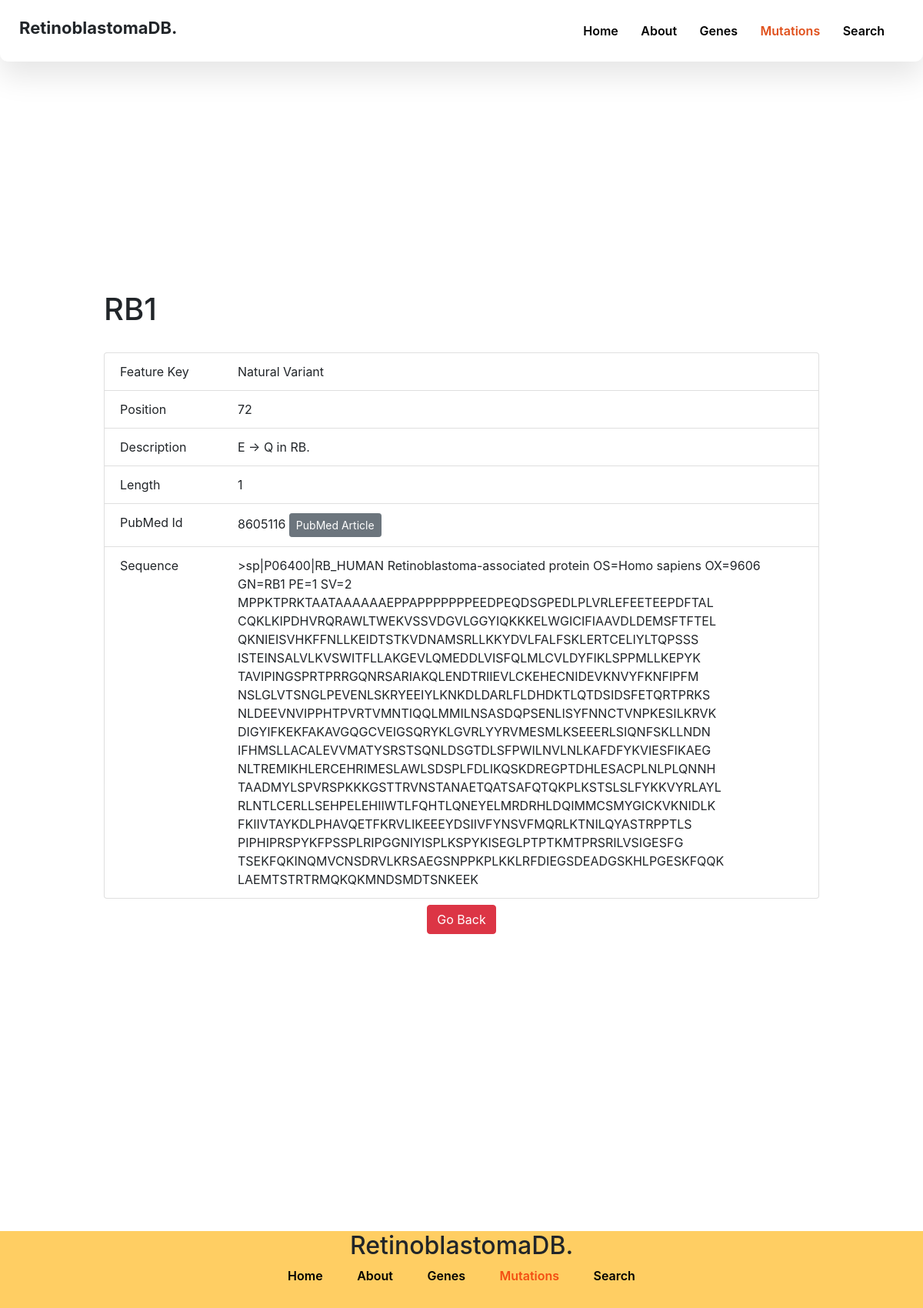
The app's page /sequence.php?id=1 with its own data.
### tables this page shows
CREATE TABLE `sequences` (
  `id` int(4) NOT NULL,
  `gene_name` varchar(25) NOT NULL,
  `feature_key` varchar(35) NOT NULL,
  `position` int(4) NOT NULL,
  `description` varchar(200) NOT NULL,
  `length` int(4) NOT NULL,
  `pubmed_id` int(11) NOT NULL,
  `sequence` mediumtext NOT NULL
);

### sequence.php (the view, shortened to what this page needs)
<?php
  require('./nav.inc.php');
  $id = $_GET['id'];
  $sql = "SELECT * FROM sequences WHERE id = {$id}";
  $result = mysqli_query($con, $sql);
  $data = mysqli_fetch_assoc($result);
  $geneName = $data['gene_name'];
  $featureKey = $data['feature_key'];
  $position = $data['position'];
  $length = $data['length'];
  $desc = $data['description'];
  $pubMedId = $data['pubmed_id'];
  $sequence = $data['sequence'];
?>
<link rel="stylesheet" href="https://cdn.jsdelivr.net/npm/bootstrap@4.6.0/dist/css/bootstrap.min.css">
<div class="landing-gene" data-aos="fade-right" data-aos-duration="1200">
  <div class="container">
    <h1 class="pb-4"><?php echo $geneName ?></h1>
    <ul class="list-group">
      <li class="list-group-item">
        <div class="row">
          <div class="col-2">
            Feature Key
          </div>
          <div class="col-10">
            <?php echo $featureKey ?>
          </div>
        </div>
      </li>
      <li class="list-group-item">
        <div class="row">
          <div class="col-2">
            Position
          </div>
          <div class="col-10">
            <?php echo $position ?>
          </div>
        </div>
      </li>
      <li class="list-group-item">
        <div class="row">
          <div class="col-2">
            Description
          </div>
          <div class="col-10">
            <?php echo $desc ?>
          </div>
        </div>
      </li>
      <li class="list-group-item">
        <div class="row">
          <div class="col-2">
            Length
          </div>
          <div class="col-10">
            <?php echo $length ?>
          </div>
        </div>
      </li>
      <li class="list-group-item">
        <div class="row">
          <div class="col-2">
            PubMed Id
          </div>
          <div class="col-10">
            <?php echo $pubMedId;
              if($pubMedId != "-") {
                echo '
                  <a
                    target="_blank"
                    href="https://pubmed.ncbi.nlm.nih.gov/'.$pubMedId.'"
                    class="btn btn-sm btn-secondary"
                  >
                    PubMed Article
                  </a>
                ';
              }
            ?>
          </div>
        </div>
      </li>
      <li class="list-group-item">
        <div class="row">
          <div class="col-2">
            Sequence
          </div>
          <div class="col-10">
            <?php echo nl2br($sequence) ?>
          </div>
        </div>
      </li>
    </ul>
    <div class="container p-2 text-center">
      <button class="btn btn-danger" onclick="history.back(-1)">Go Back</button>
    </div>
  </div>
</div>
<?php
  require('./footer.inc.php');
?>

### styles.css (style rules this page uses)
html, body { background-color: #fff; font-family: "Source Sans Pro", sans-serif; overflow-x: hidden !important; margin: 0px !important; padding: 0px !important; }
* { text-decoration: none !important; }
.landing-gene { display: flex; flex-direction: row; justify-content: space-between; align-items: center; padding: 0 10vw 0 10vw; height: 200vh; }
.landing-gene h1 { padding-bottom: 2rem; }

### records on screen
sequences: gene_name "RB1", feature_key "Natural Variant", position "72", description "E → Q in RB.", length "1", pubmed "8605116", sequence ">sp|P06400|RB_HUMAN Retinoblastoma-associated protein OS=Homo sapiens OX=9606 GN=RB1 PE=1 SV=2 MPPKTPRKTAATAAAAAAEPPAPPPPPPPEEDPEQDSGPEDLPLVRLEFEETEEPDFTAL CQKLKIPDHVRQRAWLTWEKVSSVDGVLGGYIQKKKELWGICIFIAAVDLDEMSFTFTEL QKNIEISVHKFFNLLKEIDTSTKVDNAMSRLLKKYDVLFALFSKLERTCELIYLTQPSSS ISTEINSALVLKVSWITFLLAKGEVLQMEDDLVISFQLMLCVLDYFIKLSPPMLLKEPYK TAVIPINGSPRTPRRGQNRSARIAKQLENDTRIIEVLCKEHECNIDEVKNVYFKNFIPFM NSLGLVTSNGLPEVENLSKRYEEIYLKNKDLDARLFLDHDKTLQTDSIDSFETQRTPRKS NLDEEVNVIPPHTPVRTVMNTIQQLMMILNSASDQPSENLISYFNNCTVNPKESILKRVK DIGYIFKEKFAKAVGQGCVEIGSQRYKLGVRLYYRVMESMLKSEEERLSIQNFSKLLNDN IFHMSLLACALEVVMATYSRSTSQNLDSGTDLSFPWILNVLNLKAFDFYKVIESFIKAEG…"
